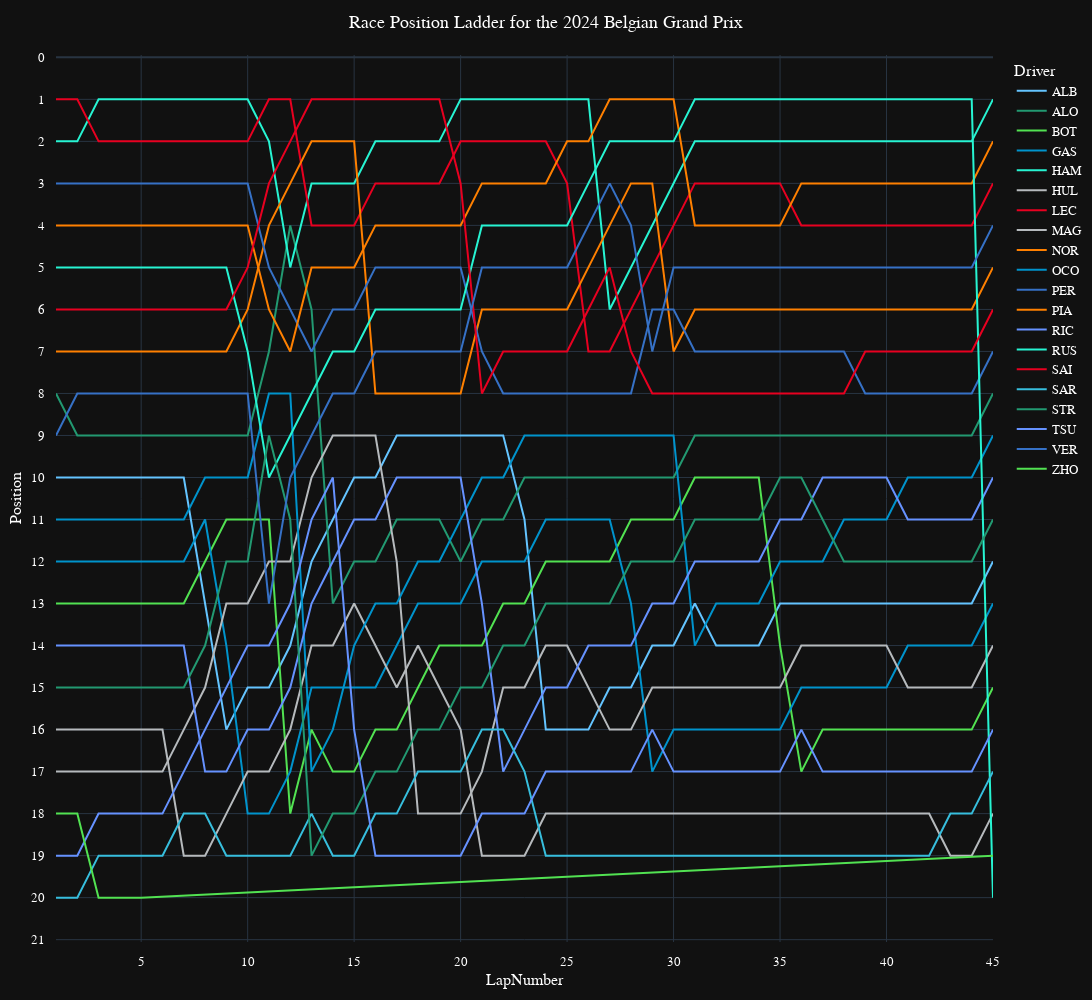

Notebook cell for this chart:
### Code cell
fig=px.line(GP, x="LapNumber", y="Position", color='Driver',
#             markers=True,
        title="Race Position Ladder for the {} {}".format(year,gp),
        hover_data=['Compound','TyreLife','Team','LapTime','Stint', 'PitInTime', 'PitOutTime', 'Sector1Time', 'Sector2Time', 'LapStartTime', 'Year'],
        height=1000, width=1200, template="plotly_dark",
             color_discrete_map={
                 "ALB": "#64C4FF",
                 "ALO": "#229971",
                 "BOT": "#52e252",
                 "GAS": "#0093cc",
                 "HAM": "#27F4D2",
                 "HUL": "#B6BABD",
                 "LEC": "#E80020",
                 "MAG": "#B6BABD",
                 "NOR": "#FF8000",
                 "OCO": "#0093cc",
                 "PER": "#3671C6",
                 "PIA": "#FF8000",
                 "RIC": "#6692FF",
                 "RUS": "#27F4D2",
                 "SAI": "#E80020",
                 "SAR": "#37BEDD",
                 "STR": "#229971",
                 "TSU": "#6692FF",
                 "VER": "#3671C6",
                 "ZHO": "#52e252"
          },
        )

fig.update_layout(
    title_x=0.5,
    yaxis_range=[1, 21],
    margin=dict(l=10, r=5, t=55, b=20),
    font=dict(
        family="PT Sans Narrow",
        size=13,
        color="White"
    ),

    yaxis = dict(
    tickmode = 'linear',
    tick0 = 1,
    dtick = 1
    ),

    hoverlabel=dict(
        bgcolor="white",
        font_size=16,
        font_family="PT Sans Narrow"
    ),

    margin_pad=10
)
fig.update_yaxes(autorange="reversed")

# fig.update_layout(
    # updatemenus=[
    #     {
    #         "buttons": [
    #             {
    #                 "label": t.name,
    #                 "method": "restyle",
    #                 "args": [{"visible": [t2.name == t.name for t2 in fig.data]}],
    #             }
    #             for t in fig.data
    #         ]
    #     }
    # ]
# )

### Figure 1 — Plotly figure (JSON) as saved in the notebook; plotly's stock layout.template omitted (floating-point values rounded to 4 significant figures; data arrays with more than 128 entries replaced by an {"elided": "..."} marker saying what was removed)
{"data": [{"customdata": {"elided": "45x11 mixed values"}, "hovertemplate": "Driver=ALB<br>LapNumber=%{x}<br>Position=%{y}<br>Compound=%{customdata[0]}<br>TyreLife=%{customdata[1]}<br>Team=%{customdata[2]}<br>LapTime=%{customdata[3]}<br>Stint=%{customdata[4]}<br>PitInTime=%{customdata[5]}<br>PitOutTime=%{customdata[6]}<br>Sector1Time=%{customdata[7]}<br>Sector2Time=%{customdata[8]}<br>LapStartTime=%{customdata[9]}<br>Year=%{customdata[10]}<extra></extra>", "legendgroup": "ALB", "line": {"color": "#64C4FF", "dash": "solid"}, "marker": {"symbol": "circle"}, "mode": "lines", "name": "ALB", "orientation": "v", "showlegend": true, "type": "scatter", "x": [1, 2, 3, 4, 5, 6, 7, 8, 9, 10, 11, 12, 13, 14, 15, 16, 17, 18, 19, 20, 21, 22, 23, 24, 25, 26, 27, 28, 29, 30, 31, 32, 33, 34, 35, 36, 37, 38, 39, 40, 41, 42, 43, 44, 45], "xaxis": "x", "y": [10, 10, 10, 10, 10, 10, 10, 13, 16, 15, 15, 14, 12, 11, 10, 10, 9, 9, 9, 9, 9, 9, 11, 16, 16, 16, 15, 15, 14, 14, 13, 14, 14, 14, 13, 13, 13, 13, 13, 13, 13, 13, 13, 13, 12], "yaxis": "y"}, {"customdata": {"elided": "45x11 mixed values"}, "hovertemplate": "Driver=ALO<br>LapNumber=%{x}<br>Position=%{y}<br>Compound=%{customdata[0]}<br>TyreLife=%{customdata[1]}<br>Team=%{customdata[2]}<br>LapTime=%{customdata[3]}<br>Stint=%{customdata[4]}<br>PitInTime=%{customdata[5]}<br>PitOutTime=%{customdata[6]}<br>Sector1Time=%{customdata[7]}<br>Sector2Time=%{customdata[8]}<br>LapStartTime=%{customdata[9]}<br>Year=%{customdata[10]}<extra></extra>", "legendgroup": "ALO", "line": {"color": "#229971", "dash": "solid"}, "marker": {"symbol": "circle"}, "mode": "lines", "name": "ALO", "orientation": "v", "showlegend": true, "type": "scatter", "x": [1, 2, 3, 4, 5, 6, 7, 8, 9, 10, 11, 12, 13, 14, 15, 16, 17, 18, 19, 20, 21, 22, 23, 24, 25, 26, 27, 28, 29, 30, 31, 32, 33, 34, 35, 36, 37, 38, 39, 40, 41, 42, 43, 44, 45], "xaxis": "x", "y": [8, 9, 9, 9, 9, 9, 9, 9, 9, 9, 7, 4, 6, 13, 12, 12, 11, 11, 11, 12, 11, 11, 10, 10, 10, 10, 10, 10, 10, 10, 9, 9, 9, 9, 9, 9, 9, 9, 9, 9, 9, 9, 9, 9, 8], "yaxis": "y"}, {"customdata": {"elided": "45x11 mixed values"}, "hovertemplate": "Driver=BOT<br>LapNumber=%{x}<br>Position=%{y}<br>Compound=%{customdata[0]}<br>TyreLife=%{customdata[1]}<br>Team=%{customdata[2]}<br>LapTime=%{customdata[3]}<br>Stint=%{customdata[4]}<br>PitInTime=%{customdata[5]}<br>PitOutTime=%{customdata[6]}<br>Sector1Time=%{customdata[7]}<br>Sector2Time=%{customdata[8]}<br>LapStartTime=%{customdata[9]}<br>Year=%{customdata[10]}<extra></extra>", "legendgroup": "BOT", "line": {"color": "#52e252", "dash": "solid"}, "marker": {"symbol": "circle"}, "mode": "lines", "name": "BOT", "orientation": "v", "showlegend": true, "type": "scatter", "x": [1, 2, 3, 4, 5, 6, 7, 8, 9, 10, 11, 12, 13, 14, 15, 16, 17, 18, 19, 20, 21, 22, 23, 24, 25, 26, 27, 28, 29, 30, 31, 32, 33, 34, 35, 36, 37, 38, 39, 40, 41, 42, 43, 44, 45], "xaxis": "x", "y": [13, 13, 13, 13, 13, 13, 13, 12, 11, 11, 11, 18, 16, 17, 17, 16, 16, 15, 14, 14, 14, 13, 13, 12, 12, 12, 12, 11, 11, 11, 10, 10, 10, 10, 14, 17, 16, 16, 16, 16, 16, 16, 16, 16, 15], "yaxis": "y"}, {"customdata": {"elided": "45x11 mixed values"}, "hovertemplate": "Driver=GAS<br>LapNumber=%{x}<br>Position=%{y}<br>Compound=%{customdata[0]}<br>TyreLife=%{customdata[1]}<br>Team=%{customdata[2]}<br>LapTime=%{customdata[3]}<br>Stint=%{customdata[4]}<br>PitInTime=%{customdata[5]}<br>PitOutTime=%{customdata[6]}<br>Sector1Time=%{customdata[7]}<br>Sector2Time=%{customdata[8]}<br>LapStartTime=%{customdata[9]}<br>Year=%{customdata[10]}<extra></extra>", "legendgroup": "GAS", "line": {"color": "#0093cc", "dash": "solid"}, "marker": {"symbol": "circle"}, "mode": "lines", "name": "GAS", "orientation": "v", "showlegend": true, "type": "scatter", "x": [1, 2, 3, 4, 5, 6, 7, 8, 9, 10, 11, 12, 13, 14, 15, 16, 17, 18, 19, 20, 21, 22, 23, 24, 25, 26, 27, 28, 29, 30, 31, 32, 33, 34, 35, 36, 37, 38, 39, 40, 41, 42, 43, 44, 45], "xaxis": "x", "y": [12, 12, 12, 12, 12, 12, 12, 11, 14, 18, 18, 17, 15, 15, 15, 15, 14, 13, 13, 13, 12, 12, 12, 11, 11, 11, 11, 13, 17, 16, 16, 16, 16, 16, 16, 15, 15, 15, 15, 15, 14, 14, 14, 14, 13], "yaxis": "y"}, {"customdata": {"elided": "45x11 mixed values"}, "hovertemplate": "Driver=HAM<br>LapNumber=%{x}<br>Position=%{y}<br>Compound=%{customdata[0]}<br>TyreLife=%{customdata[1]}<br>Team=%{customdata[2]}<br>LapTime=%{customdata[3]}<br>Stint=%{customdata[4]}<br>PitInTime=%{customdata[5]}<br>PitOutTime=%{customdata[6]}<br>Sector1Time=%{customdata[7]}<br>Sector2Time=%{customdata[8]}<br>LapStartTime=%{customdata[9]}<br>Year=%{customdata[10]}<extra></extra>", "legendgroup": "HAM", "line": {"color": "#27F4D2", "dash": "solid"}, "marker": {"symbol": "circle"}, "mode": "lines", "name": "HAM", "orientation": "v", "showlegend": true, "type": "scatter", "x": [1, 2, 3, 4, 5, 6, 7, 8, 9, 10, 11, 12, 13, 14, 15, 16, 17, 18, 19, 20, 21, 22, 23, 24, 25, 26, 27, 28, 29, 30, 31, 32, 33, 34, 35, 36, 37, 38, 39, 40, 41, 42, 43, 44, 45], "xaxis": "x", "y": [2, 2, 1, 1, 1, 1, 1, 1, 1, 1, 2, 5, 3, 3, 3, 2, 2, 2, 2, 1, 1, 1, 1, 1, 1, 1, 6, 5, 4, 3, 2, 2, 2, 2, 2, 2, 2, 2, 2, 2, 2, 2, 2, 2, 1], "yaxis": "y"}, {"customdata": {"elided": "45x11 mixed values"}, "hovertemplate": "Driver=HUL<br>LapNumber=%{x}<br>Position=%{y}<br>Compound=%{customdata[0]}<br>TyreLife=%{customdata[1]}<br>Team=%{customdata[2]}<br>LapTime=%{customdata[3]}<br>Stint=%{customdata[4]}<br>PitInTime=%{customdata[5]}<br>PitOutTime=%{customdata[6]}<br>Sector1Time=%{customdata[7]}<br>Sector2Time=%{customdata[8]}<br>LapStartTime=%{customdata[9]}<br>Year=%{customdata[10]}<extra></extra>", "legendgroup": "HUL", "line": {"color": "#B6BABD", "dash": "solid"}, "marker": {"symbol": "circle"}, "mode": "lines", "name": "HUL", "orientation": "v", "showlegend": true, "type": "scatter", "x": [1, 2, 3, 4, 5, 6, 7, 8, 9, 10, 11, 12, 13, 14, 15, 16, 17, 18, 19, 20, 21, 22, 23, 24, 25, 26, 27, 28, 29, 30, 31, 32, 33, 34, 35, 36, 37, 38, 39, 40, 41, 42, 43, 44, 45], "xaxis": "x", "y": [16, 16, 16, 16, 16, 16, 19, 19, 18, 17, 17, 16, 14, 14, 13, 14, 15, 14, 15, 16, 19, 19, 19, 18, 18, 18, 18, 18, 18, 18, 18, 18, 18, 18, 18, 18, 18, 18, 18, 18, 18, 18, 19, 19, 18], "yaxis": "y"}, {"customdata": {"elided": "45x11 mixed values"}, "hovertemplate": "Driver=LEC<br>LapNumber=%{x}<br>Position=%{y}<br>Compound=%{customdata[0]}<br>TyreLife=%{customdata[1]}<br>Team=%{customdata[2]}<br>LapTime=%{customdata[3]}<br>Stint=%{customdata[4]}<br>PitInTime=%{customdata[5]}<br>PitOutTime=%{customdata[6]}<br>Sector1Time=%{customdata[7]}<br>Sector2Time=%{customdata[8]}<br>LapStartTime=%{customdata[9]}<br>Year=%{customdata[10]}<extra></extra>", "legendgroup": "LEC", "line": {"color": "#E80020", "dash": "solid"}, "marker": {"symbol": "circle"}, "mode": "lines", "name": "LEC", "orientation": "v", "showlegend": true, "type": "scatter", "x": [1, 2, 3, 4, 5, 6, 7, 8, 9, 10, 11, 12, 13, 14, 15, 16, 17, 18, 19, 20, 21, 22, 23, 24, 25, 26, 27, 28, 29, 30, 31, 32, 33, 34, 35, 36, 37, 38, 39, 40, 41, 42, 43, 44, 45], "xaxis": "x", "y": [1, 1, 2, 2, 2, 2, 2, 2, 2, 2, 1, 1, 4, 4, 4, 3, 3, 3, 3, 2, 2, 2, 2, 2, 3, 7, 7, 6, 5, 4, 3, 3, 3, 3, 3, 4, 4, 4, 4, 4, 4, 4, 4, 4, 3], "yaxis": "y"}, {"customdata": {"elided": "45x11 mixed values"}, "hovertemplate": "Driver=MAG<br>LapNumber=%{x}<br>Position=%{y}<br>Compound=%{customdata[0]}<br>TyreLife=%{customdata[1]}<br>Team=%{customdata[2]}<br>LapTime=%{customdata[3]}<br>Stint=%{customdata[4]}<br>PitInTime=%{customdata[5]}<br>PitOutTime=%{customdata[6]}<br>Sector1Time=%{customdata[7]}<br>Sector2Time=%{customdata[8]}<br>LapStartTime=%{customdata[9]}<br>Year=%{customdata[10]}<extra></extra>", "legendgroup": "MAG", "line": {"color": "#B6BABD", "dash": "solid"}, "marker": {"symbol": "circle"}, "mode": "lines", "name": "MAG", "orientation": "v", "showlegend": true, "type": "scatter", "x": [1, 2, 3, 4, 5, 6, 7, 8, 9, 10, 11, 12, 13, 14, 15, 16, 17, 18, 19, 20, 21, 22, 23, 24, 25, 26, 27, 28, 29, 30, 31, 32, 33, 34, 35, 36, 37, 38, 39, 40, 41, 42, 43, 44, 45], "xaxis": "x", "y": [17, 17, 17, 17, 17, 17, 16, 15, 13, 13, 12, 12, 10, 9, 9, 9, 12, 18, 18, 18, 17, 15, 15, 14, 14, 15, 16, 16, 15, 15, 15, 15, 15, 15, 15, 14, 14, 14, 14, 14, 15, 15, 15, 15, 14], "yaxis": "y"}, {"customdata": {"elided": "45x11 mixed values"}, "hovertemplate": "Driver=NOR<br>LapNumber=%{x}<br>Position=%{y}<br>Compound=%{customdata[0]}<br>TyreLife=%{customdata[1]}<br>Team=%{customdata[2]}<br>LapTime=%{customdata[3]}<br>Stint=%{customdata[4]}<br>PitInTime=%{customdata[5]}<br>PitOutTime=%{customdata[6]}<br>Sector1Time=%{customdata[7]}<br>Sector2Time=%{customdata[8]}<br>LapStartTime=%{customdata[9]}<br>Year=%{customdata[10]}<extra></extra>", "legendgroup": "NOR", "line": {"color": "#FF8000", "dash": "solid"}, "marker": {"symbol": "circle"}, "mode": "lines", "name": "NOR", "orientation": "v", "showlegend": true, "type": "scatter", "x": [1, 2, 3, 4, 5, 6, 7, 8, 9, 10, 11, 12, 13, 14, 15, 16, 17, 18, 19, 20, 21, 22, 23, 24, 25, 26, 27, 28, 29, 30, 31, 32, 33, 34, 35, 36, 37, 38, 39, 40, 41, 42, 43, 44, 45], "xaxis": "x", "y": [7, 7, 7, 7, 7, 7, 7, 7, 7, 6, 4, 3, 2, 2, 2, 8, 8, 8, 8, 8, 6, 6, 6, 6, 6, 5, 4, 3, 3, 7, 6, 6, 6, 6, 6, 6, 6, 6, 6, 6, 6, 6, 6, 6, 5], "yaxis": "y"}, {"customdata": {"elided": "45x11 mixed values"}, "hovertemplate": "Driver=OCO<br>LapNumber=%{x}<br>Position=%{y}<br>Compound=%{customdata[0]}<br>TyreLife=%{customdata[1]}<br>Team=%{customdata[2]}<br>LapTime=%{customdata[3]}<br>Stint=%{customdata[4]}<br>PitInTime=%{customdata[5]}<br>PitOutTime=%{customdata[6]}<br>Sector1Time=%{customdata[7]}<br>Sector2Time=%{customdata[8]}<br>LapStartTime=%{customdata[9]}<br>Year=%{customdata[10]}<extra></extra>", "legendgroup": "OCO", "line": {"color": "#0093cc", "dash": "solid"}, "marker": {"symbol": "circle"}, "mode": "lines", "name": "OCO", "orientation": "v", "showlegend": true, "type": "scatter", "x": [1, 2, 3, 4, 5, 6, 7, 8, 9, 10, 11, 12, 13, 14, 15, 16, 17, 18, 19, 20, 21, 22, 23, 24, 25, 26, 27, 28, 29, 30, 31, 32, 33, 34, 35, 36, 37, 38, 39, 40, 41, 42, 43, 44, 45], "xaxis": "x", "y": [11, 11, 11, 11, 11, 11, 11, 10, 10, 10, 8, 8, 17, 16, 14, 13, 13, 12, 12, 11, 10, 10, 9, 9, 9, 9, 9, 9, 9, 9, 14, 13, 13, 13, 12, 12, 12, 11, 11, 11, 10, 10, 10, 10, 9], "yaxis": "y"}, {"customdata": {"elided": "45x11 mixed values"}, "hovertemplate": "Driver=PER<br>LapNumber=%{x}<br>Position=%{y}<br>Compound=%{customdata[0]}<br>TyreLife=%{customdata[1]}<br>Team=%{customdata[2]}<br>LapTime=%{customdata[3]}<br>Stint=%{customdata[4]}<br>PitInTime=%{customdata[5]}<br>PitOutTime=%{customdata[6]}<br>Sector1Time=%{customdata[7]}<br>Sector2Time=%{customdata[8]}<br>LapStartTime=%{customdata[9]}<br>Year=%{customdata[10]}<extra></extra>", "legendgroup": "PER", "line": {"color": "#3671C6", "dash": "solid"}, "marker": {"symbol": "circle"}, "mode": "lines", "name": "PER", "orientation": "v", "showlegend": true, "type": "scatter", "x": [1, 2, 3, 4, 5, 6, 7, 8, 9, 10, 11, 12, 13, 14, 15, 16, 17, 18, 19, 20, 21, 22, 23, 24, 25, 26, 27, 28, 29, 30, 31, 32, 33, 34, 35, 36, 37, 38, 39, 40, 41, 42, 43, 44, 45], "xaxis": "x", "y": [3, 3, 3, 3, 3, 3, 3, 3, 3, 3, 5, 6, 7, 6, 6, 5, 5, 5, 5, 5, 7, 8, 8, 8, 8, 8, 8, 8, 6, 6, 7, 7, 7, 7, 7, 7, 7, 7, 8, 8, 8, 8, 8, 8, 7], "yaxis": "y"}, {"customdata": {"elided": "45x11 mixed values"}, "hovertemplate": "Driver=PIA<br>LapNumber=%{x}<br>Position=%{y}<br>Compound=%{customdata[0]}<br>TyreLife=%{customdata[1]}<br>Team=%{customdata[2]}<br>LapTime=%{customdata[3]}<br>Stint=%{customdata[4]}<br>PitInTime=%{customdata[5]}<br>PitOutTime=%{customdata[6]}<br>Sector1Time=%{customdata[7]}<br>Sector2Time=%{customdata[8]}<br>LapStartTime=%{customdata[9]}<br>Year=%{customdata[10]}<extra></extra>", "legendgroup": "PIA", "line": {"color": "#FF8000", "dash": "solid"}, "marker": {"symbol": "circle"}, "mode": "lines", "name": "PIA", "orientation": "v", "showlegend": true, "type": "scatter", "x": [1, 2, 3, 4, 5, 6, 7, 8, 9, 10, 11, 12, 13, 14, 15, 16, 17, 18, 19, 20, 21, 22, 23, 24, 25, 26, 27, 28, 29, 30, 31, 32, 33, 34, 35, 36, 37, 38, 39, 40, 41, 42, 43, 44, 45], "xaxis": "x", "y": [4, 4, 4, 4, 4, 4, 4, 4, 4, 4, 6, 7, 5, 5, 5, 4, 4, 4, 4, 4, 3, 3, 3, 3, 2, 2, 1, 1, 1, 1, 4, 4, 4, 4, 4, 3, 3, 3, 3, 3, 3, 3, 3, 3, 2], "yaxis": "y"}, {"customdata": {"elided": "45x11 mixed values"}, "hovertemplate": "Driver=RIC<br>LapNumber=%{x}<br>Position=%{y}<br>Compound=%{customdata[0]}<br>TyreLife=%{customdata[1]}<br>Team=%{customdata[2]}<br>LapTime=%{customdata[3]}<br>Stint=%{customdata[4]}<br>PitInTime=%{customdata[5]}<br>PitOutTime=%{customdata[6]}<br>Sector1Time=%{customdata[7]}<br>Sector2Time=%{customdata[8]}<br>LapStartTime=%{customdata[9]}<br>Year=%{customdata[10]}<extra></extra>", "legendgroup": "RIC", "line": {"color": "#6692FF", "dash": "solid"}, "marker": {"symbol": "circle"}, "mode": "lines", "name": "RIC", "orientation": "v", "showlegend": true, "type": "scatter", "x": [1, 2, 3, 4, 5, 6, 7, 8, 9, 10, 11, 12, 13, 14, 15, 16, 17, 18, 19, 20, 21, 22, 23, 24, 25, 26, 27, 28, 29, 30, 31, 32, 33, 34, 35, 36, 37, 38, 39, 40, 41, 42, 43, 44, 45], "xaxis": "x", "y": [14, 14, 14, 14, 14, 14, 14, 17, 17, 16, 16, 15, 13, 12, 11, 11, 10, 10, 10, 10, 13, 17, 16, 15, 15, 14, 14, 14, 13, 13, 12, 12, 12, 12, 11, 11, 10, 10, 10, 10, 11, 11, 11, 11, 10], "yaxis": "y"}, {"customdata": {"elided": "45x11 mixed values"}, "hovertemplate": "Driver=RUS<br>LapNumber=%{x}<br>Position=%{y}<br>Compound=%{customdata[0]}<br>TyreLife=%{customdata[1]}<br>Team=%{customdata[2]}<br>LapTime=%{customdata[3]}<br>Stint=%{customdata[4]}<br>PitInTime=%{customdata[5]}<br>PitOutTime=%{customdata[6]}<br>Sector1Time=%{customdata[7]}<br>Sector2Time=%{customdata[8]}<br>LapStartTime=%{customdata[9]}<br>Year=%{customdata[10]}<extra></extra>", "legendgroup": "RUS", "line": {"color": "#27F4D2", "dash": "solid"}, "marker": {"symbol": "circle"}, "mode": "lines", "name": "RUS", "orientation": "v", "showlegend": true, "type": "scatter", "x": [1, 2, 3, 4, 5, 6, 7, 8, 9, 10, 11, 12, 13, 14, 15, 16, 17, 18, 19, 20, 21, 22, 23, 24, 25, 26, 27, 28, 29, 30, 31, 32, 33, 34, 35, 36, 37, 38, 39, 40, 41, 42, 43, 44, 45], "xaxis": "x", "y": [5, 5, 5, 5, 5, 5, 5, 5, 5, 7, 10, 9, 8, 7, 7, 6, 6, 6, 6, 6, 4, 4, 4, 4, 4, 3, 2, 2, 2, 2, 1, 1, 1, 1, 1, 1, 1, 1, 1, 1, 1, 1, 1, 1, 20], "yaxis": "y"}, {"customdata": {"elided": "45x11 mixed values"}, "hovertemplate": "Driver=SAI<br>LapNumber=%{x}<br>Position=%{y}<br>Compound=%{customdata[0]}<br>TyreLife=%{customdata[1]}<br>Team=%{customdata[2]}<br>LapTime=%{customdata[3]}<br>Stint=%{customdata[4]}<br>PitInTime=%{customdata[5]}<br>PitOutTime=%{customdata[6]}<br>Sector1Time=%{customdata[7]}<br>Sector2Time=%{customdata[8]}<br>LapStartTime=%{customdata[9]}<br>Year=%{customdata[10]}<extra></extra>", "legendgroup": "SAI", "line": {"color": "#E80020", "dash": "solid"}, "marker": {"symbol": "circle"}, "mode": "lines", "name": "SAI", "orientation": "v", "showlegend": true, "type": "scatter", "x": [1, 2, 3, 4, 5, 6, 7, 8, 9, 10, 11, 12, 13, 14, 15, 16, 17, 18, 19, 20, 21, 22, 23, 24, 25, 26, 27, 28, 29, 30, 31, 32, 33, 34, 35, 36, 37, 38, 39, 40, 41, 42, 43, 44, 45], "xaxis": "x", "y": [6, 6, 6, 6, 6, 6, 6, 6, 6, 5, 3, 2, 1, 1, 1, 1, 1, 1, 1, 3, 8, 7, 7, 7, 7, 6, 5, 7, 8, 8, 8, 8, 8, 8, 8, 8, 8, 8, 7, 7, 7, 7, 7, 7, 6], "yaxis": "y"}, {"customdata": {"elided": "45x11 mixed values"}, "hovertemplate": "Driver=SAR<br>LapNumber=%{x}<br>Position=%{y}<br>Compound=%{customdata[0]}<br>TyreLife=%{customdata[1]}<br>Team=%{customdata[2]}<br>LapTime=%{customdata[3]}<br>Stint=%{customdata[4]}<br>PitInTime=%{customdata[5]}<br>PitOutTime=%{customdata[6]}<br>Sector1Time=%{customdata[7]}<br>Sector2Time=%{customdata[8]}<br>LapStartTime=%{customdata[9]}<br>Year=%{customdata[10]}<extra></extra>", "legendgroup": "SAR", "line": {"color": "#37BEDD", "dash": "solid"}, "marker": {"symbol": "circle"}, "mode": "lines", "name": "SAR", "orientation": "v", "showlegend": true, "type": "scatter", "x": [1, 2, 3, 4, 5, 6, 7, 8, 9, 10, 11, 12, 13, 14, 15, 16, 17, 18, 19, 20, 21, 22, 23, 24, 25, 26, 27, 28, 29, 30, 31, 32, 33, 34, 35, 36, 37, 38, 39, 40, 41, 42, 43, 44, 45], "xaxis": "x", "y": [20, 20, 19, 19, 19, 19, 18, 18, 19, 19, 19, 19, 18, 19, 19, 18, 18, 17, 17, 17, 16, 16, 17, 19, 19, 19, 19, 19, 19, 19, 19, 19, 19, 19, 19, 19, 19, 19, 19, 19, 19, 19, 18, 18, 17], "yaxis": "y"}, {"customdata": {"elided": "45x11 mixed values"}, "hovertemplate": "Driver=STR<br>LapNumber=%{x}<br>Position=%{y}<br>Compound=%{customdata[0]}<br>TyreLife=%{customdata[1]}<br>Team=%{customdata[2]}<br>LapTime=%{customdata[3]}<br>Stint=%{customdata[4]}<br>PitInTime=%{customdata[5]}<br>PitOutTime=%{customdata[6]}<br>Sector1Time=%{customdata[7]}<br>Sector2Time=%{customdata[8]}<br>LapStartTime=%{customdata[9]}<br>Year=%{customdata[10]}<extra></extra>", "legendgroup": "STR", "line": {"color": "#229971", "dash": "solid"}, "marker": {"symbol": "circle"}, "mode": "lines", "name": "STR", "orientation": "v", "showlegend": true, "type": "scatter", "x": [1, 2, 3, 4, 5, 6, 7, 8, 9, 10, 11, 12, 13, 14, 15, 16, 17, 18, 19, 20, 21, 22, 23, 24, 25, 26, 27, 28, 29, 30, 31, 32, 33, 34, 35, 36, 37, 38, 39, 40, 41, 42, 43, 44, 45], "xaxis": "x", "y": [15, 15, 15, 15, 15, 15, 15, 14, 12, 12, 9, 11, 19, 18, 18, 17, 17, 16, 16, 15, 15, 14, 14, 13, 13, 13, 13, 12, 12, 12, 11, 11, 11, 11, 10, 10, 11, 12, 12, 12, 12, 12, 12, 12, 11], "yaxis": "y"}, {"customdata": {"elided": "45x11 mixed values"}, "hovertemplate": "Driver=TSU<br>LapNumber=%{x}<br>Position=%{y}<br>Compound=%{customdata[0]}<br>TyreLife=%{customdata[1]}<br>Team=%{customdata[2]}<br>LapTime=%{customdata[3]}<br>Stint=%{customdata[4]}<br>PitInTime=%{customdata[5]}<br>PitOutTime=%{customdata[6]}<br>Sector1Time=%{customdata[7]}<br>Sector2Time=%{customdata[8]}<br>LapStartTime=%{customdata[9]}<br>Year=%{customdata[10]}<extra></extra>", "legendgroup": "TSU", "line": {"color": "#6692FF", "dash": "solid"}, "marker": {"symbol": "circle"}, "mode": "lines", "name": "TSU", "orientation": "v", "showlegend": true, "type": "scatter", "x": [1, 2, 3, 4, 5, 6, 7, 8, 9, 10, 11, 12, 13, 14, 15, 16, 17, 18, 19, 20, 21, 22, 23, 24, 25, 26, 27, 28, 29, 30, 31, 32, 33, 34, 35, 36, 37, 38, 39, 40, 41, 42, 43, 44, 45], "xaxis": "x", "y": [19, 19, 18, 18, 18, 18, 17, 16, 15, 14, 14, 13, 11, 10, 16, 19, 19, 19, 19, 19, 18, 18, 18, 17, 17, 17, 17, 17, 16, 17, 17, 17, 17, 17, 17, 16, 17, 17, 17, 17, 17, 17, 17, 17, 16], "yaxis": "y"}, {"customdata": {"elided": "45x11 mixed values"}, "hovertemplate": "Driver=VER<br>LapNumber=%{x}<br>Position=%{y}<br>Compound=%{customdata[0]}<br>TyreLife=%{customdata[1]}<br>Team=%{customdata[2]}<br>LapTime=%{customdata[3]}<br>Stint=%{customdata[4]}<br>PitInTime=%{customdata[5]}<br>PitOutTime=%{customdata[6]}<br>Sector1Time=%{customdata[7]}<br>Sector2Time=%{customdata[8]}<br>LapStartTime=%{customdata[9]}<br>Year=%{customdata[10]}<extra></extra>", "legendgroup": "VER", "line": {"color": "#3671C6", "dash": "solid"}, "marker": {"symbol": "circle"}, "mode": "lines", "name": "VER", "orientation": "v", "showlegend": true, "type": "scatter", "x": [1, 2, 3, 4, 5, 6, 7, 8, 9, 10, 11, 12, 13, 14, 15, 16, 17, 18, 19, 20, 21, 22, 23, 24, 25, 26, 27, 28, 29, 30, 31, 32, 33, 34, 35, 36, 37, 38, 39, 40, 41, 42, 43, 44, 45], "xaxis": "x", "y": [9, 8, 8, 8, 8, 8, 8, 8, 8, 8, 13, 10, 9, 8, 8, 7, 7, 7, 7, 7, 5, 5, 5, 5, 5, 4, 3, 4, 7, 5, 5, 5, 5, 5, 5, 5, 5, 5, 5, 5, 5, 5, 5, 5, 4], "yaxis": "y"}, {"customdata": [["HARD", 1, "Kick Sauber", "0 days 00:02:01.121000", 1, "NaT", "NaT", "NaT", "0 days 00:00:53.899000", "0 days 00:55:14.764000", 2024], ["HARD", 2, "Kick Sauber", "0 days 00:01:52.099000", 1, "NaT", "NaT", "0 days 00:00:31.083000", "0 days 00:00:51.313000", "0 days 00:57:16.222000", 2024], ["HARD", 3, "Kick Sauber", "NaT", 1, "NaT", "NaT", "0 days 00:00:31.343000", "NaT", "0 days 00:59:08.321000", 2024], ["HARD", 4, "Kick Sauber", "0 days 00:01:52.376000", 1, "NaT", "NaT", "0 days 00:00:31.985000", "0 days 00:00:50.332000", "0 days 01:02:09.491000", 2024], ["HARD", 5, "Kick Sauber", "0 days 00:02:13.633000", 1, "0 days 01:06:10.005000", "NaT", "0 days 00:00:32.293000", "0 days 00:00:54.900000", "0 days 01:04:01.867000", 2024], [null, null, null, null, null, null, null, null, null, null, 2024]], "hovertemplate": "Driver=ZHO<br>LapNumber=%{x}<br>Position=%{y}<br>Compound=%{customdata[0]}<br>TyreLife=%{customdata[1]}<br>Team=%{customdata[2]}<br>LapTime=%{customdata[3]}<br>Stint=%{customdata[4]}<br>PitInTime=%{customdata[5]}<br>PitOutTime=%{customdata[6]}<br>Sector1Time=%{customdata[7]}<br>Sector2Time=%{customdata[8]}<br>LapStartTime=%{customdata[9]}<br>Year=%{customdata[10]}<extra></extra>", "legendgroup": "ZHO", "line": {"color": "#52e252", "dash": "solid"}, "marker": {"symbol": "circle"}, "mode": "lines", "name": "ZHO", "orientation": "v", "showlegend": true, "type": "scatter", "x": [1, 2, 3, 4, 5, 45], "xaxis": "x", "y": [18, 18, 20, 20, 20, 19], "yaxis": "y"}], "layout": {"font": {"color": "White", "family": "PT Sans Narrow", "size": 13}, "height": 1000, "hoverlabel": {"bgcolor": "white", "font": {"family": "PT Sans Narrow", "size": 16}}, "legend": {"title": {"text": "Driver"}, "tracegroupgap": 0}, "margin": {"b": 20, "l": 10, "pad": 10, "r": 5, "t": 55}, "title": {"text": "Race Position Ladder for the 2024 Belgian Grand Prix", "x": 0.5}, "width": 1200, "xaxis": {"anchor": "y", "domain": [0, 1], "title": {"text": "LapNumber"}}, "yaxis": {"anchor": "x", "autorange": "reversed", "domain": [0, 1], "dtick": 1, "range": [1, 21], "tick0": 1, "tickmode": "linear", "title": {"text": "Position"}}}}
